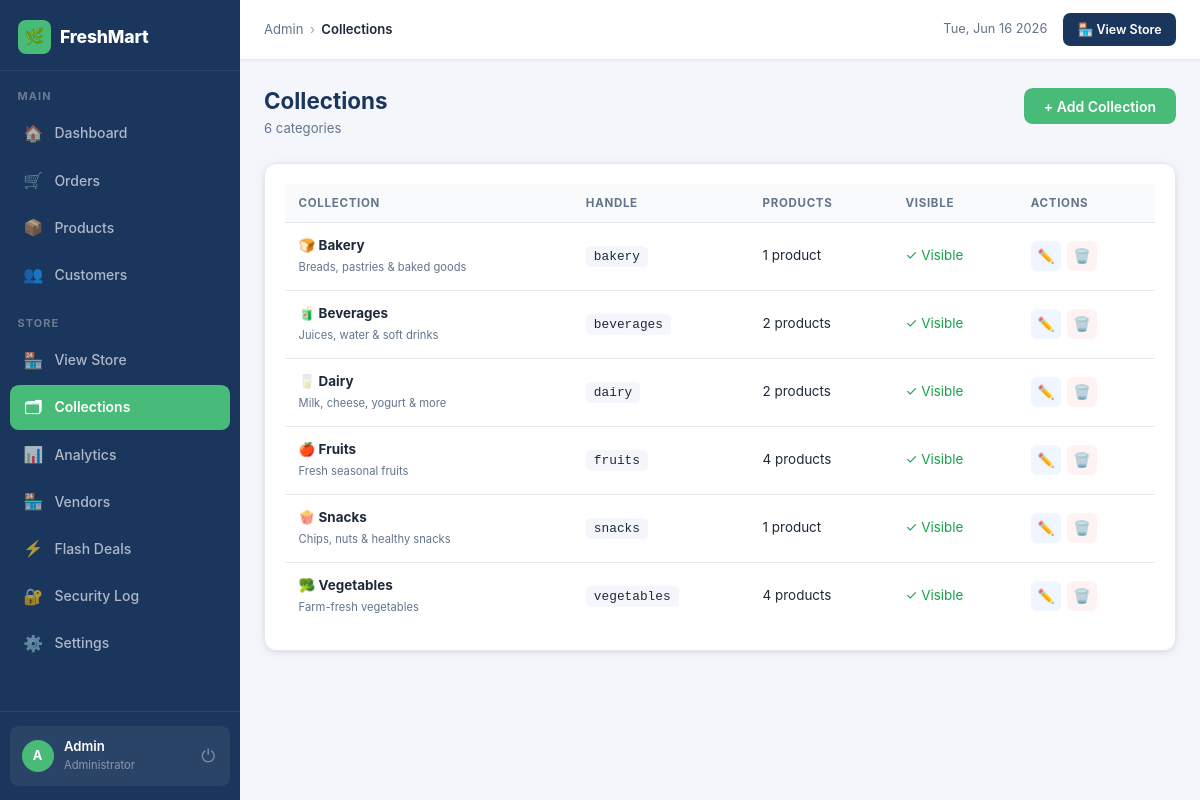
Page /admin.php?tab=collections (signed in) on the committed database.
### tables this page shows
CREATE TABLE IF NOT EXISTS profiles (
    id          INT UNSIGNED AUTO_INCREMENT PRIMARY KEY,
    email       VARCHAR(255) NOT NULL UNIQUE,
    full_name   VARCHAR(255) NOT NULL DEFAULT '',
    password    VARCHAR(255) NOT NULL,
    role        ENUM('customer','admin') NOT NULL DEFAULT 'customer',
    created_at  DATETIME NOT NULL DEFAULT CURRENT_TIMESTAMP
);

CREATE TABLE IF NOT EXISTS ecom_collections (
    id          INT UNSIGNED AUTO_INCREMENT PRIMARY KEY,
    title       VARCHAR(255) NOT NULL,
    handle      VARCHAR(255) NOT NULL UNIQUE,
    description TEXT,
    is_visible  TINYINT(1) NOT NULL DEFAULT 1,
    created_at  DATETIME NOT NULL DEFAULT CURRENT_TIMESTAMP
);

### functions.php (called while the page is built, shortened)
<?php
function getCurrentUser(): ?array {
    if (!empty($_SESSION['user_id'])) {
        static $cached = null;
        if ($cached === null) {
            $pdo  = getDB();
            $stmt = $pdo->prepare('SELECT id, email, full_name, role FROM profiles WHERE id = ?');
            $stmt->execute([$_SESSION['user_id']]);
            $cached = $stmt->fetch() ?: null;
        }
        return $cached;
    }
    return null;
}
function h(string $s): string {
    return htmlspecialchars($s, ENT_QUOTES | ENT_SUBSTITUTE, 'UTF-8');
}

### admin.php (the view, shortened to what this page needs)
<?php
require_once __DIR__ . '/functions.php';
$user = getCurrentUser();
$pdo = getDB();
$tab = $_GET['tab'] ?? 'dashboard';
?>
<!DOCTYPE html>
<html lang="en">
<head>
  <link rel="stylesheet" href="<?= BASE_URL ?>/assets/style.css" />
  <link rel="stylesheet" href="<?= BASE_URL ?>/assets/admin.css" />
</head>
<body class="adm-body">
<aside class="adm-sidebar" id="adm-sidebar">
  <div class="adm-sidebar-logo">
    <a href="<?= BASE_URL ?>/" class="adm-logo-link">
      <span class="adm-logo-icon">🌿</span>
      <span class="adm-logo-text">FreshMart</span>
    </a>
  </div>
  <div class="adm-sidebar-section-label">Main</div>
  <nav class="adm-nav">
    <a href="<?= BASE_URL ?>/admin.php?tab=dashboard" class="adm-nav-item <?= $tab==='dashboard'?'active':'' ?>">
      <span class="adm-nav-icon">🏠</span> Dashboard
    </a>
    <a href="<?= BASE_URL ?>/admin.php?tab=orders" class="adm-nav-item <?= $tab==='orders'?'active':'' ?>">
      <span class="adm-nav-icon">🛒</span> Orders
    </a>
    <a href="<?= BASE_URL ?>/admin.php?tab=products" class="adm-nav-item <?= $tab==='products'?'active':'' ?>">
      <span class="adm-nav-icon">📦</span> Products
    </a>
    <a href="<?= BASE_URL ?>/admin.php?tab=customers" class="adm-nav-item <?= $tab==='customers'?'active':'' ?>">
      <span class="adm-nav-icon">👥</span> Customers
    </a>
  </nav>
  <div class="adm-sidebar-section-label">Store</div>
  <nav class="adm-nav">
    <a href="<?= BASE_URL ?>/" class="adm-nav-item" target="_blank">
      <span class="adm-nav-icon">🏪</span> View Store
    </a>
    <a href="<?= BASE_URL ?>/admin.php?tab=collections" class="adm-nav-item <?= $tab==='collections'?'active':'' ?>">
      <span class="adm-nav-icon">🗂</span> Collections
    </a>
    <a href="<?= BASE_URL ?>/admin.php?tab=analytics" class="adm-nav-item <?= $tab==='analytics'?'active':'' ?>">
      <span class="adm-nav-icon">📊</span> Analytics
    </a>
    <a href="<?= BASE_URL ?>/admin.php?tab=vendors" class="adm-nav-item <?= $tab==='vendors'?'active':'' ?>">
      <span class="adm-nav-icon">🏪</span> Vendors
    </a>
    <a href="<?= BASE_URL ?>/admin.php?tab=flash" class="adm-nav-item <?= $tab==='flash'?'active':'' ?>">
      <span class="adm-nav-icon">⚡</span> Flash Deals
    </a>
    <a href="<?= BASE_URL ?>/admin.php?tab=security" class="adm-nav-item <?= $tab==='security'?'active':'' ?>">
      <span class="adm-nav-icon">🔐</span> Security Log
    </a>
    <a href="<?= BASE_URL ?>/admin.php?tab=settings" class="adm-nav-item <?= $tab==='settings'?'active':'' ?>">
      <span class="adm-nav-icon">⚙️</span> Settings
    </a>
  </nav>
  <div class="adm-sidebar-footer">
    <div class="adm-user-card">
      <div class="adm-user-avatar"><?= strtoupper(substr($user['full_name'] ?: $user['email'], 0, 1)) ?></div>
      <div class="adm-user-info">
        <div class="adm-user-name"><?= h($user['full_name'] ?: 'Admin') ?></div>
        <div class="adm-user-role">Administrator</div>
      </div>
      <a href="<?= BASE_URL ?>/logout.php" class="adm-logout-btn" title="Sign out">⏻</a>
    </div>
  </div>
</aside>
<div class="adm-main" id="adm-main">
  <header class="adm-topbar">
    <div class="adm-topbar-left">
      <div class="adm-breadcrumb">
        <span>Admin</span>
        <span class="adm-breadcrumb-sep">›</span>
        <span class="adm-breadcrumb-current"><?= ucfirst($tab) ?></span>
      </div>
    </div>
    <div class="adm-topbar-right">
      <span class="adm-topbar-date"><?= date('D, M j Y') ?></span>
      <a href="<?= BASE_URL ?>/" class="adm-topbar-store-btn" target="_blank">🏪 View Store</a>
    </div>
  </header>
  <div class="adm-content">
  <?php if($tab==='collections'): ?>
  <?php $cols = $pdo->query("SELECT c.*, COUNT(pc.product_id) AS product_count FROM ecom_collections c LEFT JOIN ecom_product_collections pc ON pc.collection_id=c.id GROUP BY c.id ORDER BY c.title")->fetchAll(); ?>
  <div class="adm-page-header">
    <div><h1 class="adm-page-title">Collections</h1><p class="adm-page-sub"><?= count($cols) ?> categories</p></div>
    <button onclick="openNewCollection()" class="adm-primary-btn">+ Add Collection</button>
  </div>
  <div class="adm-panel">
    <?php if(empty($cols)): ?>
      <div class="adm-empty"><span>🗂</span><p>No collections yet. Add your first category.</p></div>
    <?php else: ?>
    <table class="adm-table">
      <thead><tr><th>Collection</th><th>Handle</th><th>Products</th><th>Visible</th><th>Actions</th></tr></thead>
      <tbody>
      <?php $catIcons=['Fruits'=>'🍎','Vegetables'=>'🥦','Dairy'=>'🥛','Beverages'=>'🧃','Bakery'=>'🍞','Snacks'=>'🍿']; ?>
      <?php foreach($cols as $c): ?>
      <tr>
        <td>
          <strong><?= ($catIcons[$c['title']]??'🗂').' '.h($c['title']) ?></strong>
          <?php if($c['description']): ?><br><small style="color:var(--adm-muted)"><?= h($c['description']) ?></small><?php endif?>
        </td>
        <td><code style="background:var(--adm-bg);padding:.2rem .5rem;border-radius:.3rem;font-size:.8rem"><?= h($c['handle']) ?></code></td>
        <td>
          <a href="<?= BASE_URL ?>/admin.php?tab=products" style="color:var(--adm-primary);text-decoration:none">
            <?= $c['product_count'] ?> product<?= $c['product_count']!=1?'s':'' ?>
          </a>
        </td>
        <td><?= $c['is_visible'] ? '<span style="color:#16a34a">✓ Visible</span>' : '<span style="color:#dc2626">✗ Hidden</span>' ?></td>
        <td>
          <div class="adm-row-actions">
            <button class="adm-icon-btn edit" title="Edit"
              onclick='editCollection(<?= json_encode(["id"=>$c["id"],"title"=>$c["title"],"description"=>$c["description"]??"","is_visible"=>$c["is_visible"]]) ?>)'>✏️</button>
            <form method="post" action="<?= BASE_URL ?>/admin.php?tab=collections" style="display:inline"
                  onsubmit="return confirm('Delete &quot;<?= h(addslashes($c['title'])) ?>&quot;? Products will be unlinked from this collection.')">
              <button type="submit" class="adm-icon-btn del" title="Delete">🗑️</button>
            </form>
          </div>
        </td>
      </tr>
      <?php endforeach?>
      </tbody>
    </table>
    <?php endif?>
  </div>
  <?php endif?>
  </div>
</div>
</body>
</html>

### assets/style.css (style rules this page uses)
*, *::before, *::after { box-sizing: border-box; margin: 0; padding: 0; }
:root { --green: #48bb78; --green-d: #38a169; --navy: #1a365d; --navy-d: #142a4a; --gray-50: #f9fafb; --gray-100:#f3f4f6; --gray-200:#e5e7eb; --gray-400:#9ca3af; --gray-500:#6b7280; --gray-600:#4b5563; --gray-700:#374151; --white: #ffffff; --red: #ef4444; --yellow: #fbbf24; --radius: 0.75rem; --shadow: 0 1px 3px rgba(0,0,0,.12), 0 1px 2px rgba(0,0,0,.08); --shadow-lg: 0 10px 25px rgba(0,0,0,.12); }
body { font-family: -apple-system, BlinkMacSystemFont, 'Segoe UI', Roboto, sans-serif; background: var(--gray-50); color: var(--gray-700); line-height: 1.6; min-height: 100vh; display: flex; flex-direction: column; }
a { color: inherit; text-decoration: none; }
button { cursor: pointer; font-family: inherit; border: none; background: none; }
table { width: 100%; border-collapse: collapse; font-size: .9rem; }
thead { background: var(--gray-50); }
th { padding: .75rem 1rem; text-align: left; color: var(--gray-500); font-weight: 500; }
td { padding: .75rem 1rem; border-top: 1px solid var(--gray-200); vertical-align: middle; }

### rows in the picture
profiles: full_name "A", full_name "Admin"
ecom_collections: title "🍞", title "Bakery", description "Breads, pastries & baked goods", handle "bakery", product_count "1", is_visible "✓ Visible"
ecom_collections: title "🧃", title "Beverages", description "Juices, water & soft drinks", handle "beverages", product_count "2", is_visible "✓ Visible"
ecom_collections: title "🥛", title "Dairy", description "Milk, cheese, yogurt & more", handle "dairy", product_count "2", is_visible "✓ Visible"
ecom_collections: title "🍎", title "Fruits", description "Fresh seasonal fruits", handle "fruits", product_count "4", is_visible "✓ Visible"
ecom_collections: title "🍿", title "Snacks", description "Chips, nuts & healthy snacks", handle "snacks", product_count "1", is_visible "✓ Visible"
ecom_collections: title "🥦", title "Vegetables", description "Farm-fresh vegetables", handle "vegetables", product_count "4", is_visible "✓ Visible"

### other values in the picture
$tab "Collections"
count($cols) "6"
